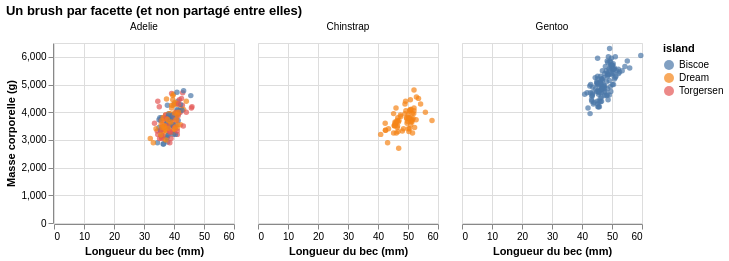

The notebook cell this image was saved under:
### Markdown cell above
## 1.5 Small-multiples/facettes partagant une interaction ?

On tente ici de faire des **small-multiples** (`facet`) où une sélection (brush) faite dans *une* facette filtrerait aussi les autres. C’est un pattern
courant en dashboard (p. ex. : filtrer toutes les vues depuis n'importe laquelle).

### Code cell
brush2 = alt.selection_interval()

alt.Chart(penguins).mark_circle(opacity=0.7).encode(
    x=alt.X("bill_length_mm:Q", title="Longueur du bec (mm)"),
    y=alt.Y("body_mass_g:Q", title="Masse corporelle (g)"),
    color=alt.condition(brush2, "island:N", alt.value("lightgray")),
).add_params(brush2).properties(width=180, height=180).facet(
    column=alt.Column("species:N", title=None)
).properties(title="Un brush par facette (et non partagé entre elles)")

### Figure 1 — Vega-Lite specification as saved in the notebook (floating-point values rounded to 4 significant figures; data arrays with more than 128 entries replaced by an {"elided": "..."} marker saying what was removed)
{"config": {"view": {"continuousWidth": 300, "continuousHeight": 300}}, "data": {"name": "data-1ef37bda4ab45cf03068ee57f1040643"}, "facet": {"column": {"field": "species", "title": null, "type": "nominal"}}, "spec": {"mark": {"type": "circle", "opacity": 0.7}, "encoding": {"color": {"condition": {"param": "param_54dd647193d9b3b3", "field": "island", "type": "nominal"}, "value": "lightgray"}, "x": {"field": "bill_length_mm", "title": "Longueur du bec (mm)", "type": "quantitative"}, "y": {"field": "body_mass_g", "title": "Masse corporelle (g)", "type": "quantitative"}}, "height": 180, "name": "view_d941a7a279a59b31_0", "width": 180}, "params": [{"name": "param_54dd647193d9b3b3", "select": {"type": "interval"}, "views": ["view_d941a7a279a59b31_0"]}], "title": "Un brush par facette (et non partagé entre elles)", "$schema": "https://vega.github.io/schema/vega-lite/v6.4.1.json", "datasets": {"data-1ef37bda4ab45cf03068ee57f1040643": {"elided": "333 records"}}}
